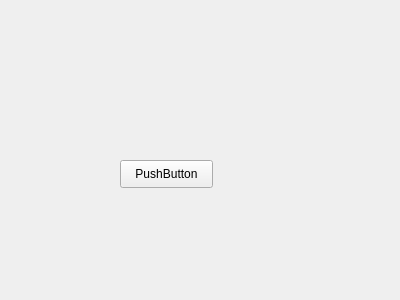
<?xml version="1.0" encoding="UTF-8"?>
<ui version="4.0">
 <class>Widget</class>
 <widget class="QWidget" name="Widget">
  <property name="geometry">
   <rect>
    <x>0</x>
    <y>0</y>
    <width>400</width>
    <height>300</height>
   </rect>
  </property>
  <property name="windowTitle">
   <string>Widget</string>
  </property>
  <widget class="QPushButton" name="pushButton">
   <property name="geometry">
    <rect>
     <x>120</x>
     <y>160</y>
     <width>93</width>
     <height>28</height>
    </rect>
   </property>
   <property name="text">
    <string>PushButton</string>
   </property>
  </widget>
 </widget>
 <layoutdefault spacing="6" margin="11"/>
 <resources/>
 <connections/>
</ui>
